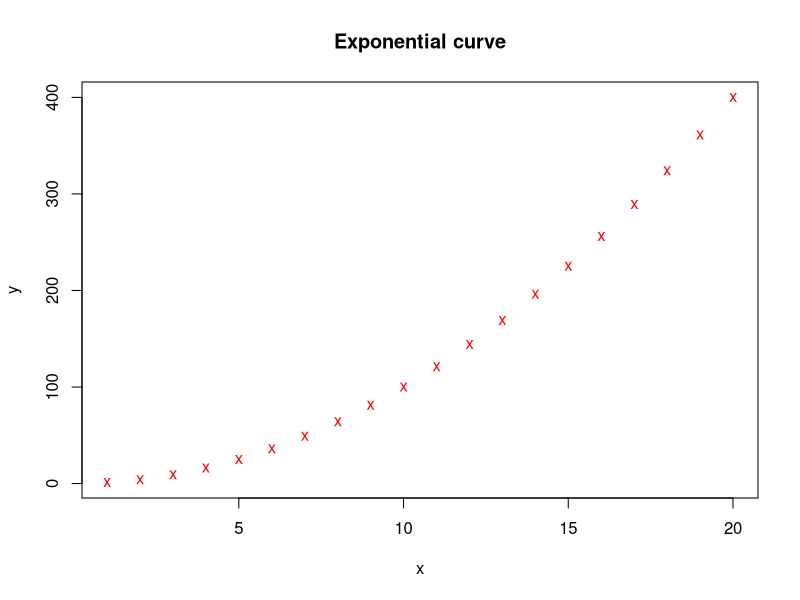
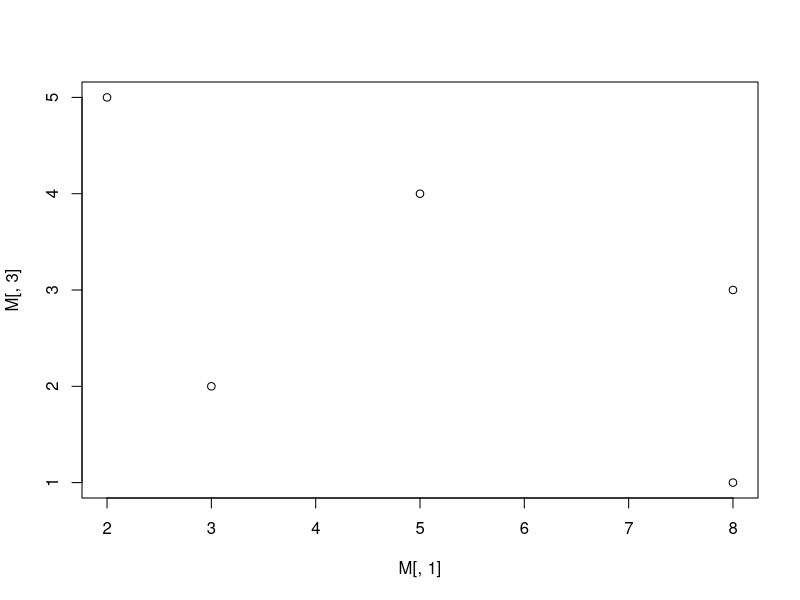
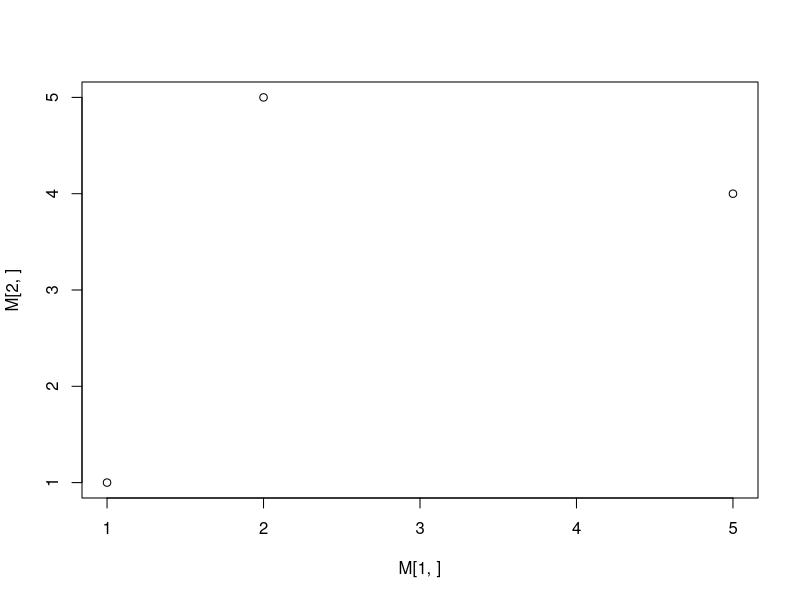
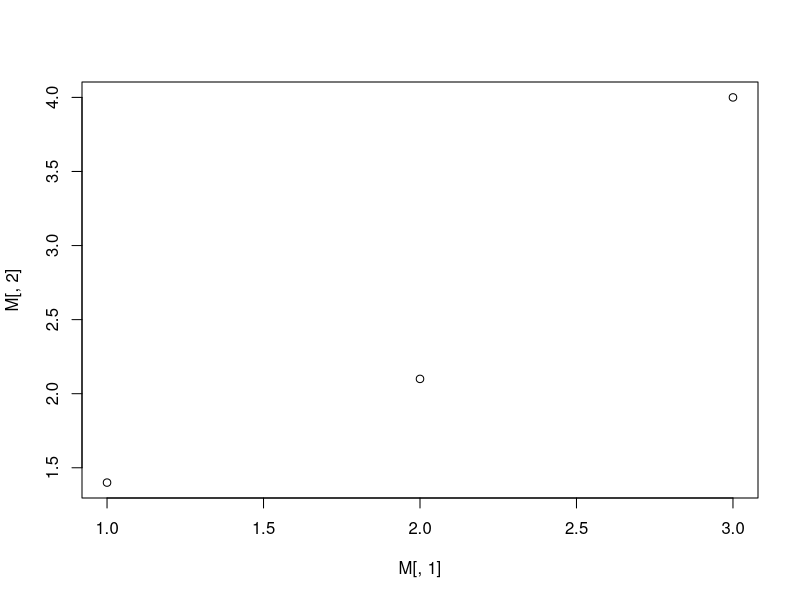
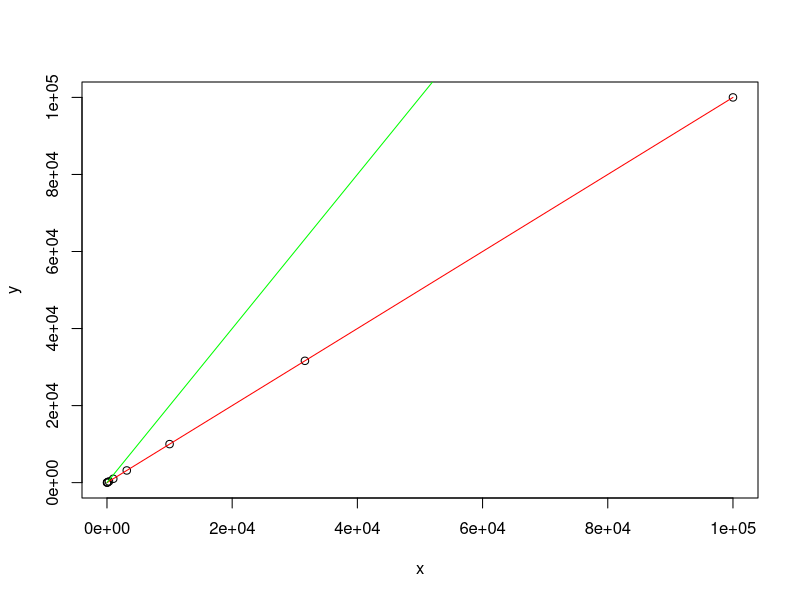
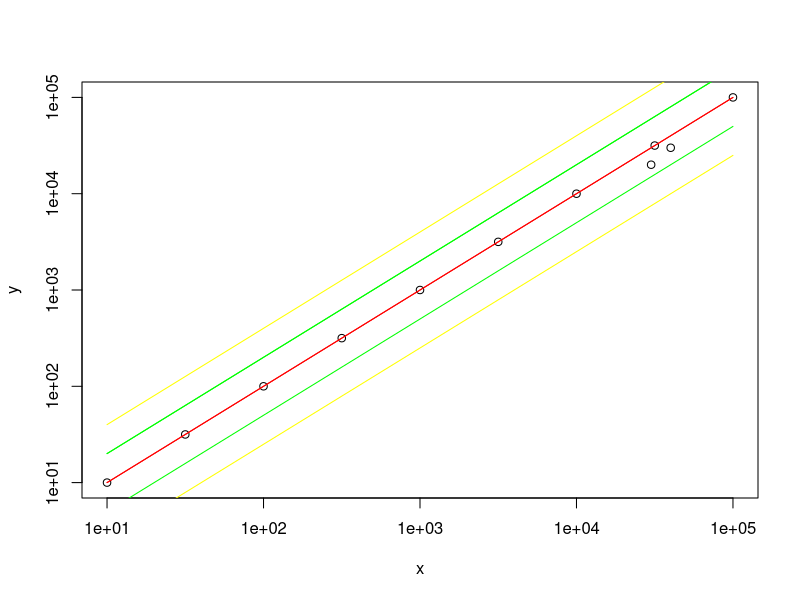
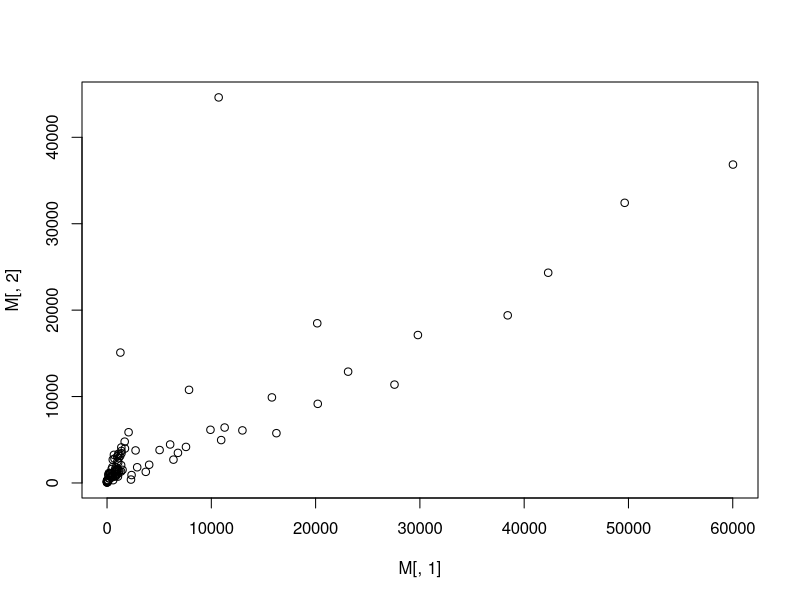
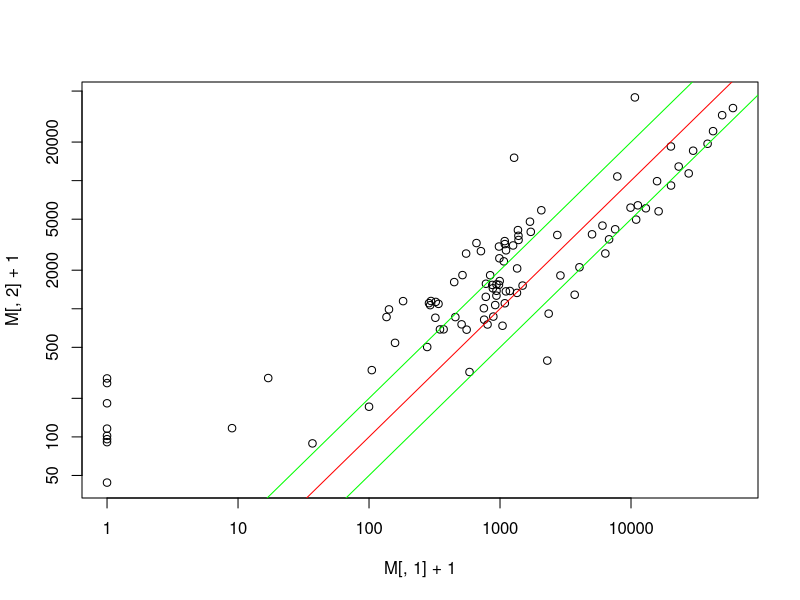

The R script that drew these images, in order: (Note: this script raises an error after producing the figures.)
# Day 1

x <- 1:20
length(x)
y <- x^2
plot(x, y, pch='x', col='red')
title(main="Exponential curve")

v <- -20:20
w <- exp(v)


# 13. Arrays --------------------------------------------------------------

x = c(2,5,8,3,8)
y = c(1,1,1,1,1)
z = c(5,4,3,2,1)
M = c(x,y,z)
dim(M) <- c(5,3)

smallM = M[1:4,2:3]
shortz2 = M[2,1:2]
small3 = M[2:5,3]

smallM
shortz2
small3

plot(M[,1], M[,3])
plot(M[1,], M[2,])

# 14. Tables --------------------------------------------------------------

DF <- read.table("table1.txt")
M <- as.matrix(DF)
str(DF) # Structure of the object
M
plot(M[,1],M[,2])

rownames <- row.names(DF)
columnnames <- names(DF)
rownames
columnnames

M <- matrix(M, dimnames=NULL, nrow=nrow(M), ncol=ncol(M))
M

# 15. Logarithmical plotting ----------------------------------------------

x <- seq(1,5, by=0.5) # generate a sequence from 1 to 5 in 0.5 steps
x <- 10^x
y <- x
z <- 2*x
plot(x,y)
lines(x,y, col="red")
lines(x,z, col="green")

plot(x,y, log="xy")
lines(x,y, col="red")
lines(x,z, col="green")

#### Task 2
y1 <- 1/4*x
y2 <- 1/2*x
y3 <- x
y4 <- 2*x
y5 <- 4*x

x0 <- c(3e+04, 4e+04)
y0 <- c(2e+04, 3e+04)
points(x0,y0)
lines(x,y1, col="yellow")
lines(x,y2, col="green")
lines(x,y3, col="red")
lines(x,y4, col="green")
lines(x,y5, col="yellow")

#### Data

DF <- read.table("primRshort.tab")
str(DF)
M <- as.matrix(DF)
str(M)

geneid <- row.names(M)
geneid

plot(M[,1],M[,2])
plot(M[,1]+1,M[,2]+1,log="xy") # Why did we add +1?

lines (c(1,100000), c(1,100000), col="red")
lines (c(1,100000), 2*c(1,100000), col="green")
lines (2*c(1,100000), c(1,100000), col="green")

x <- M[,1]+1
y <- M[,2]+1
while(1){
  res <- identify(x, y, n=1, pos=FALSE, plot=FALSE);
  print(geneid[[res]])
}

# 16.Statistical functions ------------------------------------------------

x <- c(1,3,5,4,2,3,3,3,3,3,3,3,1,7,4)
sort(x)
x
hist(x)
hist(M)
hist(log(M+1))

x <- rnorm(1000)
hist(x)

hist(rnorm(100000))

x = 1:10
mean(x)
sd(x)
median(x)
quantile(x,0.05) # the 5% quantile
# the value at which only 5 % of all data is above

# median seem to be more suitable against out-liers

print(x)
length(x) # should be 10, since you have 10 values
y=sort(x) # sort x by size
y[5:6]    # calculate the middle value of both values
mean(y[5:6]) # return the middle value
median(x) # is it the same as the median?

mean(M)
median(M)

mean(log(M+1))
median(log(M+1))

# Write data from R into a table ------------------------------------------

M = 1:20
dim(M) = c(4,5)
columns = c("c1","c2","c3","c4","c5")
rows = c("r1","r2","r3","r4")
fr = as.data.frame(M)
row.names(fr) = rows
names(fr) = columns
write.table(fr, "myTable.tab", sep="\t", quote=FALSE, col.names=NA)